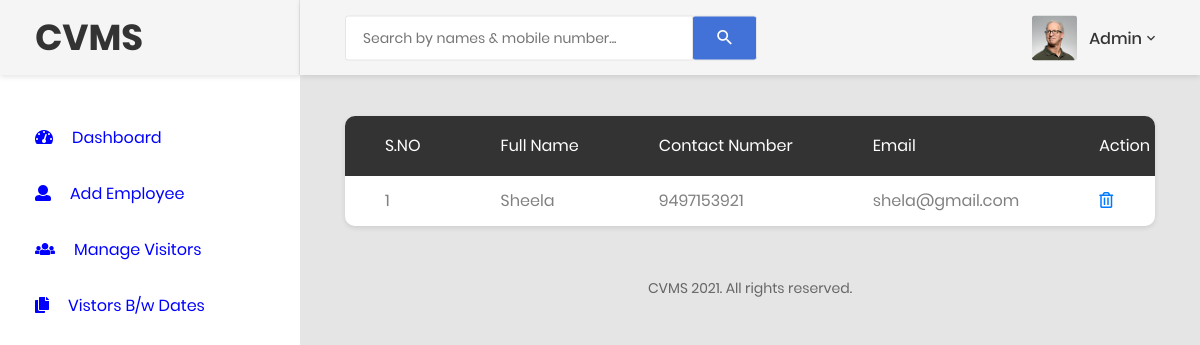
The app's page /manage-emp.php (signed in) with its own data.
### tables this page shows
CREATE TABLE `tblemp` (
  `ID` int(5) NOT NULL,
  `EmpName` varchar(45) DEFAULT NULL,
  `UserName` char(45) DEFAULT NULL,
  `MobileNumber` bigint(11) DEFAULT NULL,
  `Email` varchar(120) DEFAULT NULL,
  `Password` varchar(120) DEFAULT NULL,
  `EmpRegdate` timestamp NULL DEFAULT NULL,
  `type` char(10) NOT NULL DEFAULT 'emp'
);

### manage-emp.php (the view, shortened to what this page needs)
<?php
include('includes/dbconnection.php');
if (strlen($_SESSION['cvmsaid']==0)) {
  header('location:logout.php');
  } else{
  ?>
<!DOCTYPE html>
<html lang="en">
<head>
    <link href="css/font-face.css" rel="stylesheet" media="all">
    <link href="vendor/font-awesome-4.7/css/font-awesome.min.css" rel="stylesheet" media="all">
    <link href="vendor/font-awesome-5/css/fontawesome-all.min.css" rel="stylesheet" media="all">
    <link href="vendor/mdi-font/css/material-design-iconic-font.min.css" rel="stylesheet" media="all">
    <link href="vendor/bootstrap-4.1/bootstrap.min.css" rel="stylesheet" media="all">
    <link href="vendor/animsition/animsition.min.css" rel="stylesheet" media="all">
    <link href="vendor/bootstrap-progressbar/bootstrap-progressbar-3.3.4.min.css" rel="stylesheet" media="all">
    <link href="vendor/wow/animate.css" rel="stylesheet" media="all">
    <link href="vendor/css-hamburgers/hamburgers.min.css" rel="stylesheet" media="all">
    <link href="vendor/slick/slick.css" rel="stylesheet" media="all">
    <link href="vendor/select2/select2.min.css" rel="stylesheet" media="all">
    <link href="vendor/perfect-scrollbar/perfect-scrollbar.css" rel="stylesheet" media="all">
    <link href="css/theme.css" rel="stylesheet" media="all">
</head>
<body class="animsition">
    <div class="page-wrapper">
      <?php include_once('includes/sidebar.php');?>
        <div class="page-container">
            <?php include_once('includes/header.php');?>
            <div class="main-content">
                <div class="section__content section__content--p30">
                    <div class="container-fluid">
                        <div class="row">
                            <div class="col-lg-12">
                                <div class="table-responsive table--no-card m-b-30">
                                    <table class="table table-borderless table-striped table-earning">
                                         <thead>
                                        <tr>
                                            <tr>
                  <th>S.NO</th>
                  <th>Full Name</th>
              <th>Contact Number</th>
              <th>Email</th>
                   <th>Action</th>
                </tr>
                                        </tr>
                                        </thead>
                                       <?php
$ret=mysqli_query($con,"select *from tblemp");
$cnt=1;
while ($row=mysqli_fetch_array($ret)) {
?>
                <tr>
                  <td><?php echo $cnt;?></td>
                  <td><?php  echo $row['EmpName'];?></td>
                  <td><?php  echo $row['MobileNumber'];?></td>
                <td><?php  echo $row['Email'];?></td>
                  <td><a href="includes/delete.php?ID=<?php echo $row['ID'];?>"title="Delete Employee"><i class="far fa-trash-alt"></i>
</a></td>
                </tr>
                <?php
$cnt=$cnt+1;
}?>
                                    </table>
                                </div>
                            </div>
                        </div>
<?php include_once('includes/footer.php');?>
          </div>
                </div>
            </div>
        </div>
    </div>
</body>
</html>
<?php }  ?>

### includes/sidebar.php
<aside class="menu-sidebar d-none d-lg-block">
            <div class="logo">
                   <h1>CVMS</h1>
            </div>
            <div class="menu-sidebar__content js-scrollbar1">
                <nav class="navbar-sidebar">
                    <ul class="list-unstyled navbar__list">
                        <li>
                            <a href="dashboard.php"  style="color: blue">
                                <i class="fas fa-tachometer-alt"></i>Dashboard</a>
                        </li>
                         <li>
                            <a href="addemp.php"  style="color: blue">
                                <i class="fa fa-user"></i>Add Employee</a>
                        </li>
                        <li>
                            <a href="manage-newvisitors.php"  style="color: blue">
                                <i class="fa fa-users"></i>Manage Visitors</a>
                        </li>
                      <li>
                            <a href="bwdates-reports.php"  style="color: blue">
                                <i class="fas fa-copy"></i>Vistors B/w Dates</a>
                        </li>
                    </ul>
                </nav>
            </div>
        </aside>

### includes/header.php (shortened to what this page needs)
<header class="header-desktop">
                <div class="section__content section__content--p30">
                    <div class="container-fluid">
                        <div class="header-wrap">
                            <form class="form-header" name="search" action="search-visitor.php" method="post">
                                <input class="au-input au-input--xl" type="text" name="searchdata" id="searchdata" placeholder="Search by names &amp; mobile number..." />
                                <button class="au-btn--submit" type="submit" name="search">
                                    <i class="zmdi zmdi-search"></i>
                                </button>
                            </form>
                            <div class="header-button">
                                 <?php
$adminid=$_SESSION['cvmsaid'];
$ret=mysqli_query($con,"select AdminName from tbladmin where ID='$adminid'");
$row=mysqli_fetch_array($ret);
$name=$row['AdminName'];
?>
                                <div class="account-wrap">
                                    <div class="account-item clearfix js-item-menu">
                                        <div class="image">
                                            <img src="images/icon/avatar-01.jpg" alt="John Doe" />
                                        </div>
                                        <div class="content">
                                            <a class="js-acc-btn" href="#"><?php echo $name; ?></a>
                                        </div>
                                    </div>
                                </div>
                            </div>
                        </div>
                    </div>
                </div>
            </header>

### includes/footer.php
<div class="row">
                            <div class="col-md-12">
                                <div class="copyright">
                                    <p>CVMS 2021. All rights reserved.</p>
                                    <p>&nbsp;</p>
                                </div>
                            </div>
                        </div>

### records on screen
tblemp: EmpName "Sheela", MobileNumber "9497153921", Email "shela@gmail.com"

### other values on screen
$name "Admin"
